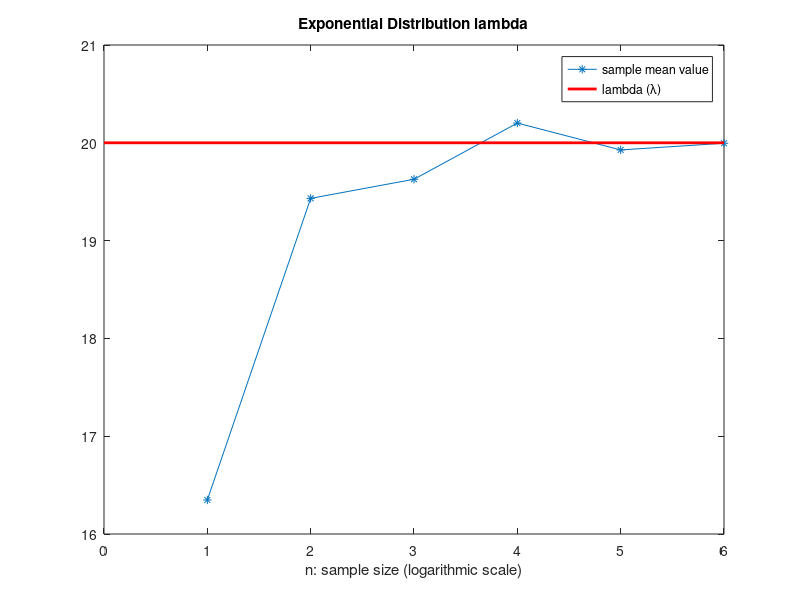

Write MATLAB code to recreate this figure. (Note: this script raises an error after producing the figure.)
%% Data analysis - Exercise 3.2 - Exponential Distribution
clear all;
clc;


%% 3a ??? 
% Show that in a Exponential Distribution the maximum likelihood 
% estimator of lambda (λ) is the sample mean value

% parameters 
n = 1e6;
lambda = 20;

sampleSizes = [ 10 100 1e3 1e4 1e5 1e6 ];
nOfSamples =length(sampleSizes);
meanOfSamples = zeros(nOfSamples,1);
LfuncDerivative = zeros(nOfSamples,1);

for i = 1:nOfSamples
    n = sampleSizes(i);
    sample = exprnd(lambda,n,1) ;  
    meanOfSamples(i) = mean(sample);
end

figure();
plot(log10(sampleSizes),meanOfSamples,"-*");
hold on;
line([0,log10(sampleSizes(nOfSamples))],[lambda,lambda],'Color','red','LineWidth',2);
title("Exponential Distribution lambda");
xlabel("n: sample size (logarithmic scale)");
legend("sample mean value", "lambda (λ)");

%% 3b
% number of samples:
M = 100;
% sample size:
n = 10000;

lambda = 20;
meanOfmeans = exponentialSamplesMean(M,n,lambda);

fprintf("The mean value of the means of the M samples is %f . \n",meanOfmeans);






